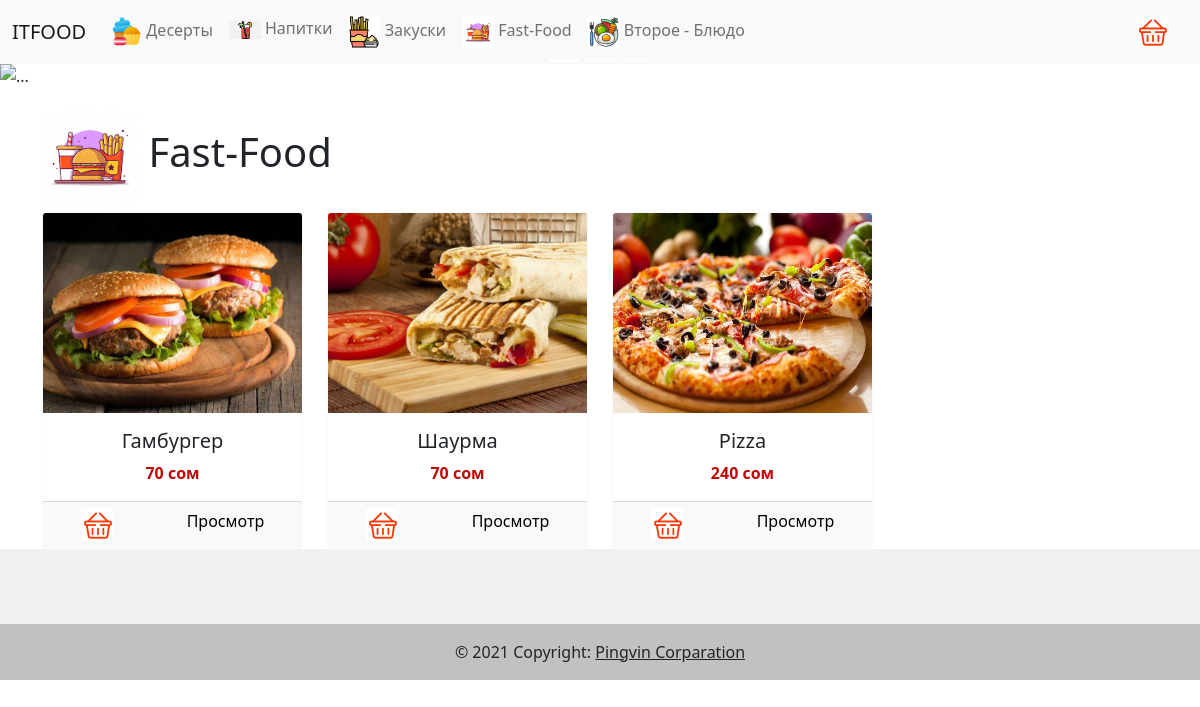
Page /eda/category/4 on the committed database.
### appfood/models.py (models this page shows, shortened)
class FoodCategory(models.Model):
    name = models.CharField(max_length=255)
    image = models.ImageField(
        upload_to='foot_categoty/images'
    )
    desc = models.TextField()
    class Meta:
        db_table = 'foods_categories'

class Food(models.Model):
    name = models.CharField(max_length=255)
    image = models.ImageField(
        upload_to='foot_categoty/images'
    )
    desc = models.TextField()
    food_category = models.ForeignKey(
        FoodCategory,
        db_column='food_category_id', on_delete=CASCADE
    )
    food_cost = models.DecimalField(max_digits=9, decimal_places=4)
    sale_price = models.DecimalField(max_digits=9, decimal_places=4)
    makrup = models.FloatField()
    class Meta:
        db_table = 'foods'

### appfood/views.py (the view)
def get_foods_by_category(request, category_id):
    foods = Food.objects.all().filter(food_category_id = category_id)
    category = FoodCategory.objects.get(id=category_id)
    foodCategories = FoodCategory.objects.all()
    return render(request,
        'foods_by_category.html',
        {
            'foods': foods,
            'category': category,
            'foodCategories': foodCategories
        }
    )

### appfood/templates/foods_by_category.html
{% extends 'main-layout.html' %}
{% block content %}
    <div class="container">
        <h1>
            <img src="{{ category.image.url }}"
                style="width: 96px;">
            {{ category.name }}
        </h1>
        <div class="row row-cols-1 row-cols-md-4 g-4">
            {% include 'components/foods_list.html' %}
        </div>
    </div>
{% endblock %}

### appfood/templates/header.html (shortened to what this page needs)
<nav class="navbar navbar-expand-lg navbar-light bg-light">
    <div class="container-fluid">
      <a class="navbar-brand" href="/">ITFOOD</a>
      <div class="collapse navbar-collapse">
        <ul class="navbar-nav">
          {% for foodCategory in foodCategories %}
          <li class="nav-item">
            <a class="nav-link" href="/eda/category/{{foodCategory.id }}">
               <img src="{{ foodCategory.image.url }}" width='32'>
              {{ foodCategory.name }}
            </a>
          </li>
          {% endfor %}
        </ul>
      </div>
      <div class="d-flex">
        <a href="/eda/card/view" class="mr-4">
          <img src="/static/images/basket.jpg" width="32">
        </a>
      </div>
    </div>
  </nav>

### appfood/templates/components/foods_list.html
{% for food in foods %}
    <div class="col">
        <div class="card border-light h-100 w-100 text-center">
            <img src="{{food.image.url}}"
                class="card-img-top"
                style="height: 200px;"
            >
            <div class="card-body">
                <h5 class="card-title text-center">
                    {{ food.name }}
                </h5>
                <p class="card-text">
                    <span class="food-sale-price">
                        {{ food.sale_price|floatformat }} сом
                    </span>
                </p>
            </div>
            <div class="card-footer dish-card-footer d-grid gap-2">
                <div class="btn-group">
                    <a href="/eda/card/add/{{food.id}}" class="btn btn-light">
                        <img src="/static/images/basket.jpg" width="32">
                    </a>
                    <a href="/eda/detail/{{food.id}}" class="btn btn-light">
                        Просмотр
                    </a>
                </div>
            </div>
        </div>
    </div>
{% endfor %}

### appfood/static/css/mystyle.css (style rules this page uses)
.food-sale-price { color: rgb(192, 8, 8); font-weight: bolder; }
.dish-card-footer { padding: 0 !important; }
.mr-4 { margin-right: 20px; }

### rows in the picture
FoodCategory: image (picture), name "Десерты"
FoodCategory: image (picture), name "Напитки"
FoodCategory: image (picture), name "Закуски"
FoodCategory: image (picture), name "Fast-Food"
FoodCategory: image (picture), name "Второе - Блюдо"
Food: image (picture), name "Гамбургер", sale_price "70"
Food: image (picture), name "Шаурма", sale_price "70"
Food: image (picture), name "Pizza", sale_price "240"
